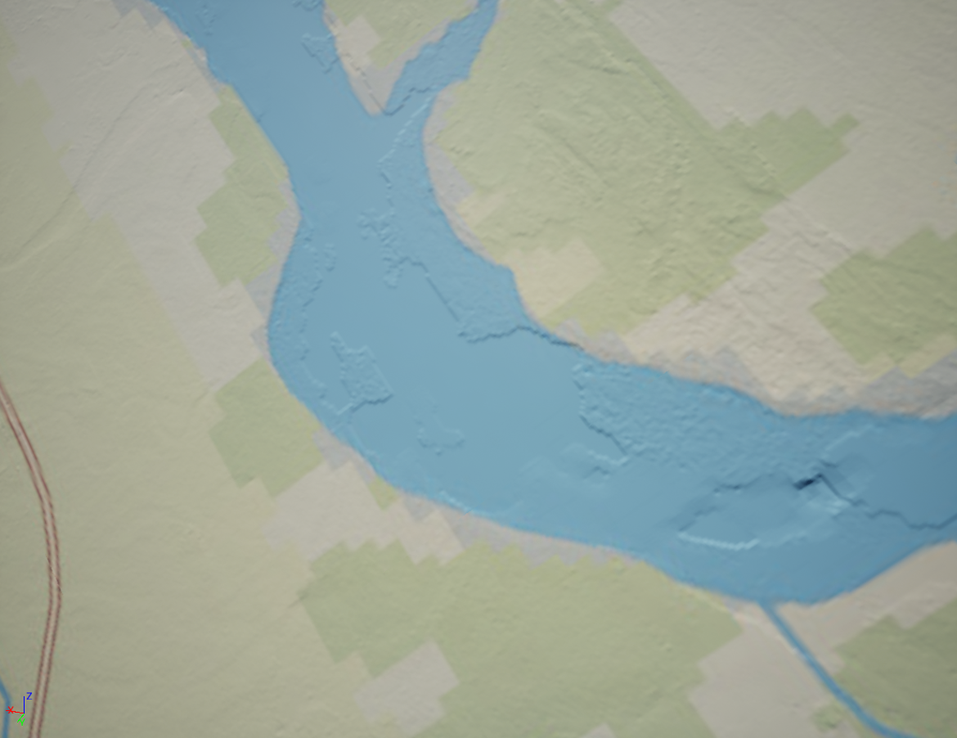
#> input picture image/ng.png, 957 x 738 px, shrunk from 1170 x 902 before the run, found by its file name
$ python 'a program for selecting color parameters.py'
#> lines starting #> are read from the running program, lines starting #| are printed output that depends on the picture; after the words box and inside, x2 and y2 are one past the last pixel; in counts of white or black regions, pixels touching at a corner belong together
import cv2
import numpy as np

if __name__ == '__main__':
    def nothing(*arg):
        pass

cv2.namedWindow("result")  # создаем главное окно
cv2.namedWindow("settings")  # создаем окно настроек


# создаем 6 бегунков для настройки начального и конечного цвета фильтра
cv2.createTrackbar('h1', 'settings', 0, 255, nothing)
#> slider 'h1' is set to 85
cv2.createTrackbar('s1', 'settings', 0, 255, nothing)
#> slider 's1' is set to 85
cv2.createTrackbar('v1', 'settings', 0, 255, nothing)
#> slider 'v1' is set to 85
cv2.createTrackbar('h2', 'settings', 255, 255, nothing)
cv2.createTrackbar('s2', 'settings', 255, 255, nothing)
cv2.createTrackbar('v2', 'settings', 255, 255, nothing)
crange = [0, 0, 0, 0, 0, 0]

while True:
    img = cv2.imread(r'C:\Users\HP\Desktop\practic\ng.png')
#> img is the input picture: shape (738, 957, 3); mean B, G, R 157.2, 167.1, 154.9
    hsv = cv2.cvtColor(img, cv2.COLOR_BGR2HSV)
#> hsv: shape (738, 957, 3); mean H, S, V 50.4, 45.5, 172.4

    # считываем значения бегунков
    h1 = cv2.getTrackbarPos('h1', 'settings')
    s1 = cv2.getTrackbarPos('s1', 'settings')
    v1 = cv2.getTrackbarPos('v1', 'settings')
    h2 = cv2.getTrackbarPos('h2', 'settings')
    s2 = cv2.getTrackbarPos('s2', 'settings')
    v2 = cv2.getTrackbarPos('v2', 'settings')

    # формируем начальный и конечный цвет фильтра
    h_min = np.array((h1, s1, v1), np.uint8)
    h_max = np.array((h2, s2, v2), np.uint8)

    # накладываем фильтр на кадр в модели HSV
    thresh = cv2.inRange(hsv, h_min, h_max)
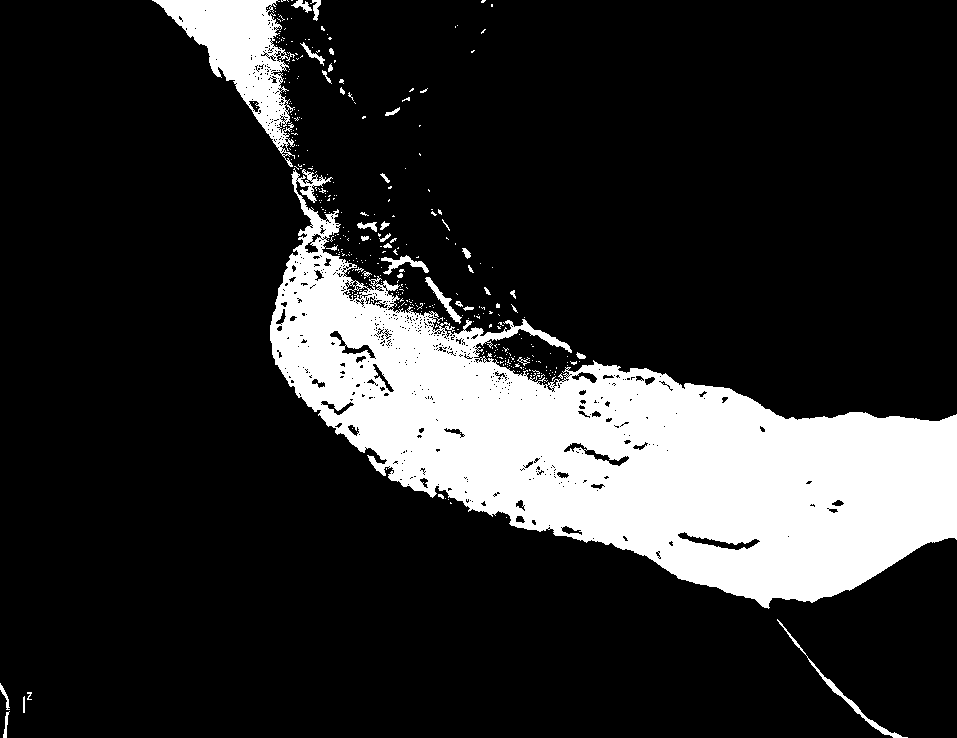
#> thresh: shape (738, 957); 17.8% white; 368 white regions (332 under 20 px), largest, box (x1, y1, x2, y2) and area: (270, 168, 957, 609) 113400, (152, 0, 295, 167) 8763, (777, 619, 908, 738) 604

    cv2.imshow('result', thresh)

    ch = cv2.waitKey(5)
#> (key Esc is pressed here)
    if ch == 27:
        break

cv2.destroyAllWindows()

$ run again, with image/phollite.png copied over image/ng.png
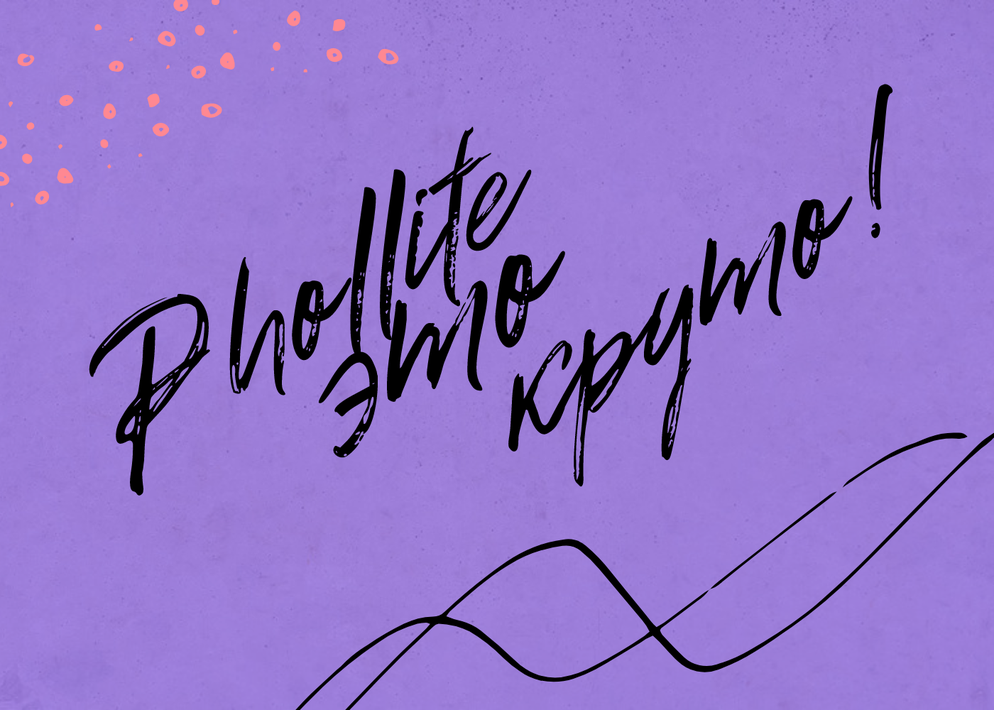
#> input picture image/phollite.png, 994 x 710 px, shrunk from 1400 x 1000 before the run, found by its file name
#> img is the input picture: shape (710, 994, 3); mean B, G, R 201.9, 116.9, 146
#> hsv: shape (710, 994, 3); mean H, S, V 124.7, 103.5, 202.3
#> `thresh = cv2.inRange(hsv, h_min, h_max)`:
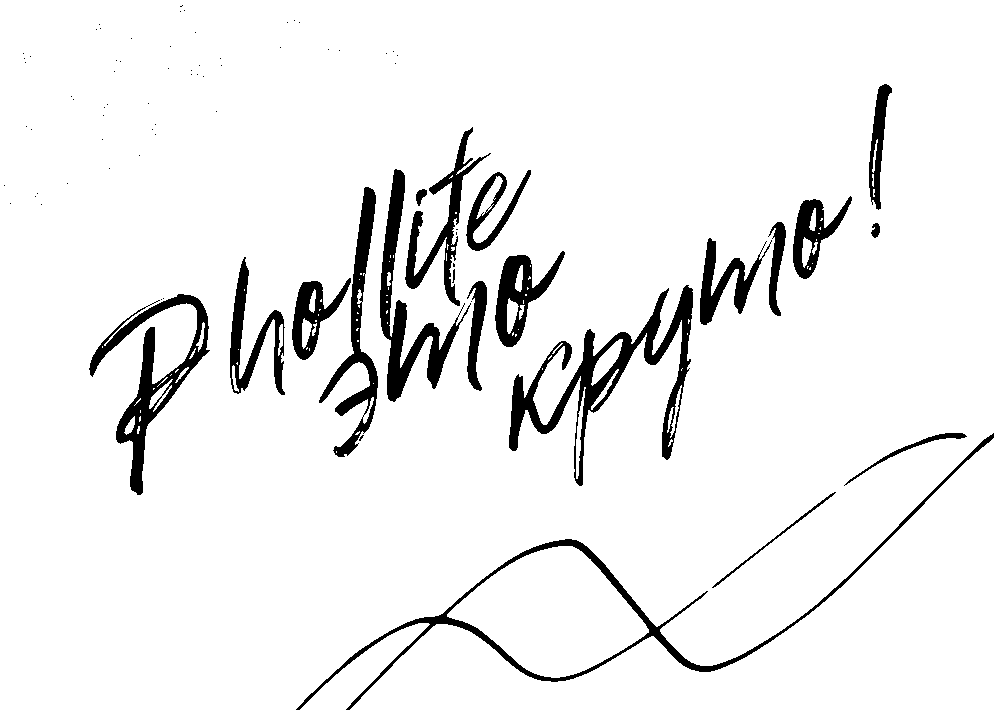
#> thresh: shape (710, 994); 93.5% white; 82 black regions (62 under 20 px), largest, box (x1, y1, x2, y2) and area: (509, 285, 693, 486) 7368, (296, 433, 994, 710) 5479, (89, 294, 210, 495) 5111
